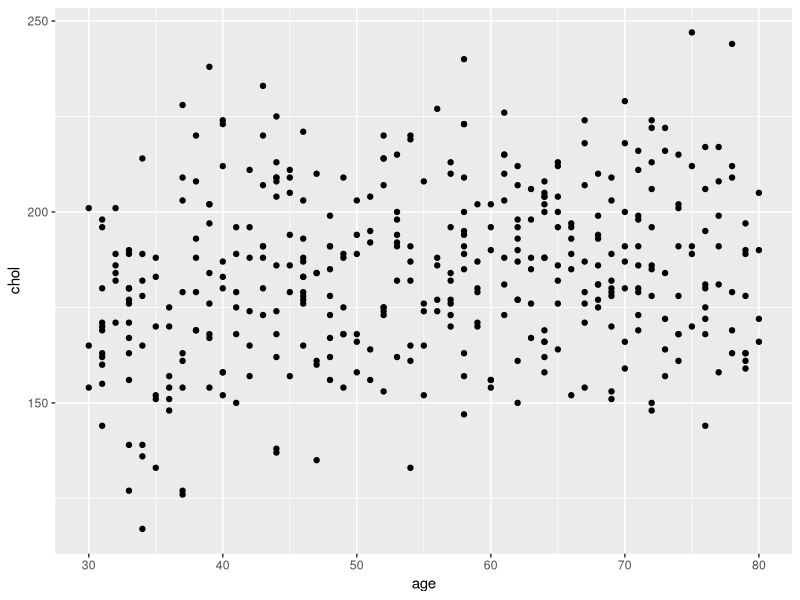
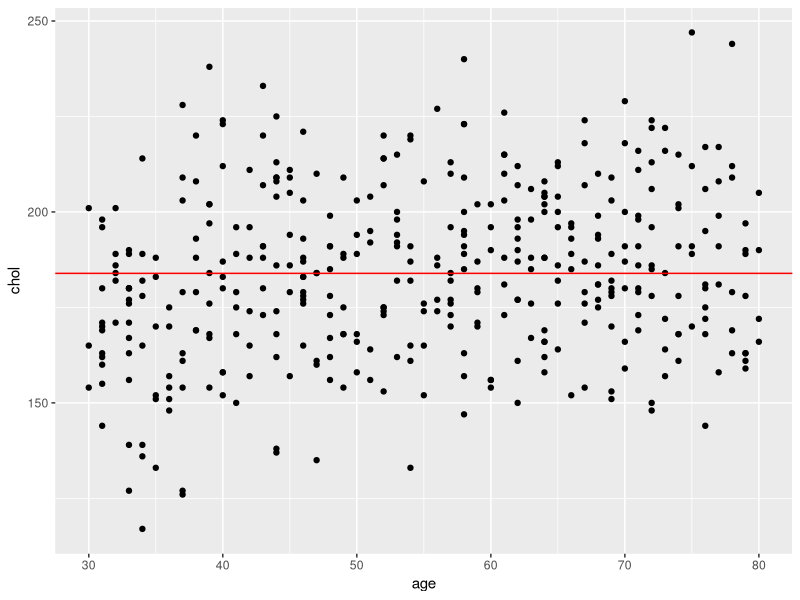
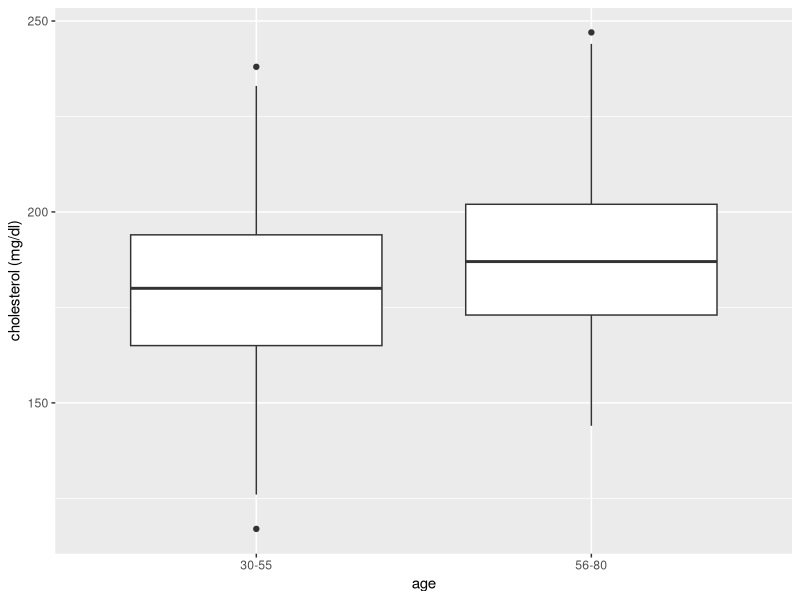
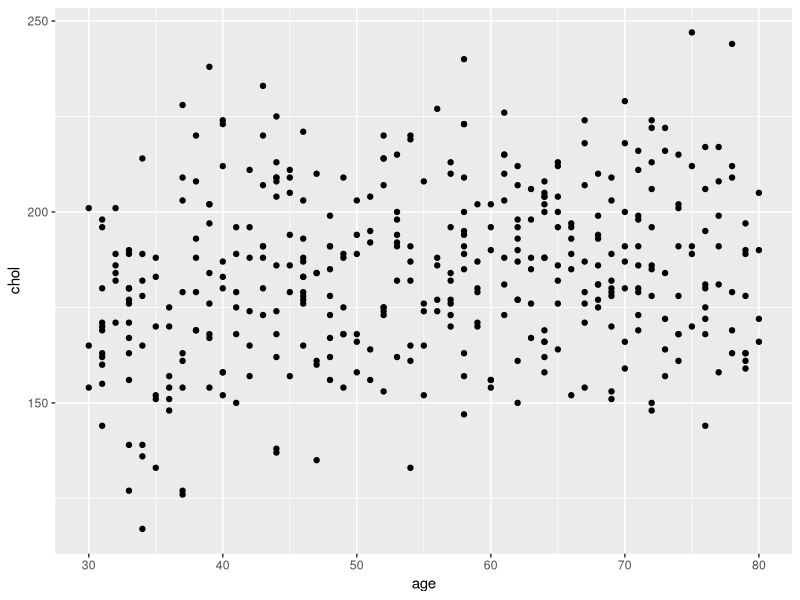
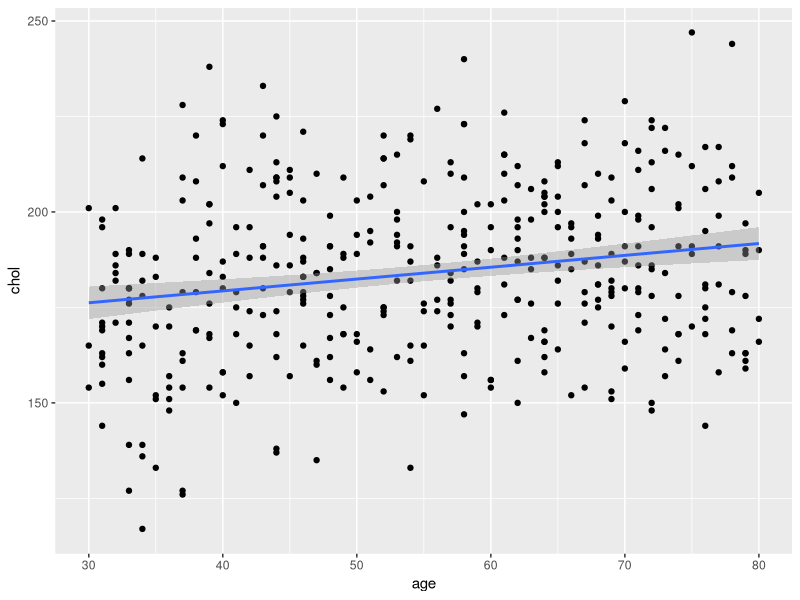
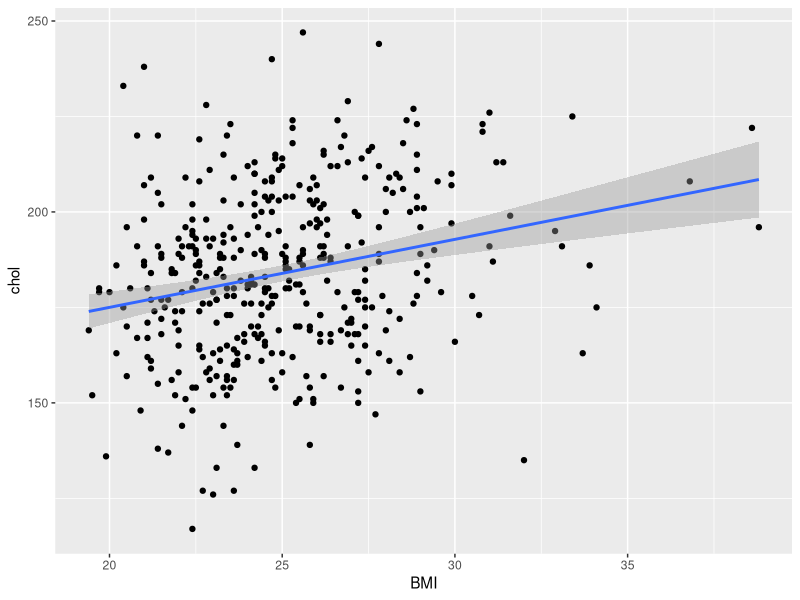
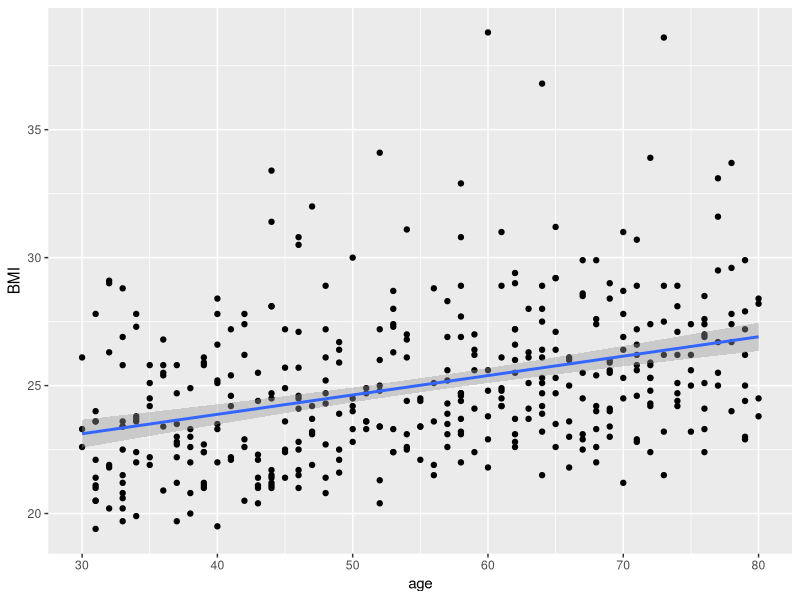
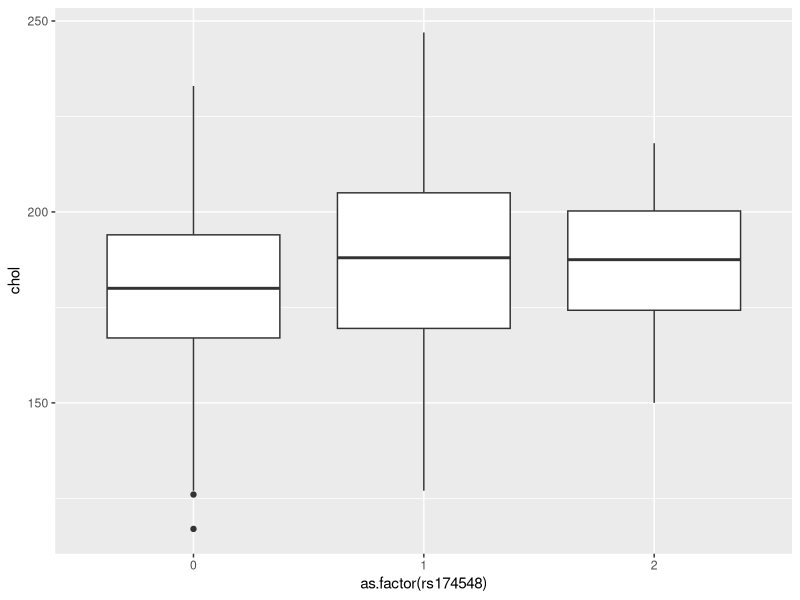

Write the R code that produced these figures, in order. (Note: this script raises an error after producing the figures.)
## ---- chunk 1
library(tidyverse)
library(limma)
library(gee)
library(multcomp)
library(broom)
library(knitr)
library(kableExtra)
## ---- chunk 2
cholesterol <- read.delim("data/SISG-Data-cholesterol.txt", sep = " ", header = TRUE)

str(cholesterol)
## ---- chunk 3
ggplot(cholesterol, aes(age, chol)) + 
  geom_point()
## ---- chunk 4

ggplot(cholesterol, aes(age, chol)) + 
  geom_point() + 
  geom_hline(yintercept = mean(cholesterol$chol), color = "red")
## ---- chunk 5
cholesterol <- cholesterol %>% mutate(age_group = ifelse(test = cholesterol$age > 55, yes = 1, no = 0))
str(cholesterol)
## ---- chunk 6
ggplot(cholesterol, aes(factor(age_group),chol)) + geom_boxplot() +
  scale_x_discrete(labels = c("30-55", "56-80")) +
  xlab("age") +
  ylab("cholesterol (mg/dl)")
  
## ---- chunk 7
#is equivalent to
t.test(formula = cholesterol$chol ~ cholesterol$age_group, var.equal = TRUE)
## ---- chunk 8
dat <- data.frame(model = c("simple linear regression", "multiple linear regression", "one-way analysis of variance (ANOVA)", "multi-way analysis of variance (ANOVA)", "analysis of covariance (ANCOVA)", "nonlinear least squares", "nonlinear analysis of covariance (ANCOVA)", "generalized linear models"), categorical = c("X", "X", "$\\checkmark$", "$\\checkmark$ $\\checkmark$", "$\\checkmark$", "X", "$\\checkmark$", "$\\checkmark$"), continuous = c("$\\checkmark$", "$\\checkmark$ $\\checkmark$", "X", "X", "$\\checkmark$", "$\\checkmark$", "$\\checkmark$", "$\\checkmark$"), linearity = c("$\\checkmark$","$\\checkmark$","$\\checkmark$","$\\checkmark$", "$\\checkmark$", "X", "X", "X*"), normality = c("$\\checkmark$", "$\\checkmark$", "$\\checkmark$", "$\\checkmark$", "$\\checkmark$", "$\\checkmark$", "$\\checkmark$", "X"), equal_variance = c("$\\checkmark$","$\\checkmark$","$\\checkmark$","$\\checkmark$", "$\\checkmark$", "$\\checkmark$", "$\\checkmark$", "X"))

kable(dat, "html") %>%
  kable_styling(bootstrap_options = c("striped", "hover"), full_width = FALSE, position = "left")

## ---- chunk 9
ggplot(cholesterol, aes(age, chol)) + 
  geom_point() 
## ---- chunk 10
ggplot(cholesterol, aes(age, chol)) +
  geom_point() +
  stat_smooth(method = "lm")
## ---- chunk 11
lm(chol ~ age, data = cholesterol)
## ---- chunk 12
fit <- lm(chol ~ age, data = cholesterol)

summary(fit)
## ---- chunk 13
confint(fit)
## ---- chunk 14
ggplot(cholesterol, aes(BMI, chol)) + 
  geom_point() + 
  stat_smooth(method = "lm")

## ---- chunk 15
ggplot(cholesterol, aes(age, BMI)) + 
  geom_point() + 
  stat_smooth(method = "lm")

## ---- chunk 16
mfit <- lm(chol ~ age + BMI, data = cholesterol)

summary(mfit)
## ---- chunk 17
anova(fit, mfit)
## ---- chunk 18
ifit <- lm(chol ~ age * BMI, data = cholesterol)

summary(ifit)

anova(fit, ifit)
anova(mfit, ifit)
## ---- chunk 19
ggplot(cholesterol, aes(as.factor(rs174548), chol)) + geom_boxplot()

## ---- chunk 20
dat3 <- data.frame(rs174548 = c("C/C", "C/G", "G/G"), x1 =c(0,1,0), x2 = c(0,0,1))

kable(dat3, "html") %>%
  kable_styling(full_width = FALSE, position = "center")
## ---- chunk 21
anfit1 <- lm(chol ~ as.factor(rs174548), data = cholesterol)

summary(anfit1)
## ---- chunk 22
anova(anfit1)
## ---- chunk 23
tfit <- lm(chol ~ -1 + as.factor(rs174548), data = cholesterol)

M = contrMat(table(cholesterol$rs174548), type = "Tukey")
M
## ---- chunk 24
mc = glht(tfit, linfct = M)

summary(mc, test = adjusted("none"))
## ---- chunk 25
summary(mc, test = adjusted("bonferroni"))
#other correction types
summary(mc, test = adjusted("BH"))
summary(mc, test = adjusted("fdr"))
## ---- chunk 26
twofit <-lm(chol ~ as.factor(sex) + as.factor(rs174548), data = cholesterol) 

summary(twofit)
## ---- chunk 27
genfit <- lm(chol ~ as.factor(sex), data = cholesterol)

anova(genfit, twofit)
## ---- chunk 28
intfit2 <- lm(chol ~ as.factor(sex) * as.factor(rs174548), data = cholesterol)

summary(intfit2)
## ---- chunk 29
anova(twofit,intfit2)
## ---- chunk 30
ggplot(cholesterol, aes(as.factor(sex), chol)) + geom_boxplot() 
## ---- chunk 31
mfit2 <- lm(chol ~ age + sex, data = cholesterol)

summary(mfit2)
## ---- chunk 32
intfit <- lm(chol ~ age * sex, data = cholesterol)

summary(intfit)
## ---- chunk 33
anova(mfit2, intfit)
## ---- chunk 34
anova(fit, mfit2)
## ---- chunk 35
ggplot(cholesterol, aes(age, chol, color = factor(sex))) + geom_point() + stat_smooth(method = "lm")
## ---- chunk 36
#challenge question plot
ggplot(cholesterol, aes(age, chol, color = as.factor(rs174548))) + geom_point() + stat_smooth(method = "lm")

#model without interaction
ancfit <- lm(chol ~ as.factor(rs174548) + age, data = cholesterol)
summary(ancfit)

#model with interaction
intfit3 <- lm(chol ~ as.factor(rs174548) * age, data = cholesterol)
summary(intfit3)

#compare models
anova(ancfit, intfit3)
## ---- chunk 37
dat2 <- data.frame(model = c("simple linear regression", "multiple linear regression", "one-way analysis of variance (ANOVA)", "multi-way analysis of variance (ANOVA)", "analysis of covariance (ANCOVA)"), categorical = c("X", "X", "$\\checkmark$", "$\\checkmark$ $\\checkmark$", "$\\checkmark$"), continuous = c("$\\checkmark$", "$\\checkmark$ $\\checkmark$", "X", "X", "$\\checkmark$"),R_code = c("lm(chol ~ age)", "lm(chol ~ age + BMI), lm(chol ~ age*BMI)", "lm(chol ~ factor(rs174548))", "lm(chol ~ factor(sex) + factor(rs174548)), lm(chol ~ factor(sex)*factor(rs174548))", "lm(chol ~ factor(sex) + age), lm(chol ~ factor(sex)*age) "))


kable(dat2, "html") %>%
  kable_styling(bootstrap_options = c("striped", "hover"), full_width = FALSE, position = "left")

## ---- chunk 38
dat2 <- data.frame(model = c("simple linear regression", "multiple linear regression", "one-way analysis of variance (ANOVA)", "multi-way analysis of variance (ANOVA)", "analysis of covariance (ANCOVA)"), R_code = c("lm(y ~ x)", "lm(y ~ x + I(x^2)), lm(y ~ x~1~ + x~2~), lm(y ~ x~1~*x~2~)", "lm(y ~ f)", "lm(y ~ f~1~ + f~2~), lm(y ~ f~1~*f~2~)", "lm(y ~ f + x), lm(y ~ f*x)"))


kable(dat2, "html") %>%
  kable_styling(bootstrap_options = c("striped", "hover"), full_width = FALSE, position = "left")

## ---- chunk 39
predict.lm(fit, newdata = data.frame(age=47))
## ---- chunk 40
predict.lm(fit, newdata = data.frame(age=47), interval = "confidence")
## ---- chunk 41
predict.lm(fit, newdata = data.frame(age=47), interval = "prediction")
## ---- chunk 42
predict(mfit, newdata = data.frame(BMI = c(21,26,30), age = 60), interval = "prediction", se.fit = TRUE)
## ---- chunk 43
str(fit)
## ---- chunk 44
ggplot(cholesterol, aes(x=age, y=fit[['residuals']])) + 
  geom_point() + 
  geom_hline(yintercept=0, color="black")

## ---- chunk 45
datfit <- augment(fit)
str(datfit)
## ---- chunk 46
ggplot(datfit, aes(.fitted, .resid)) + 
  geom_point()  + 
  geom_hline(yintercept=0, color="black")

## ---- chunk 47
anfit1 <- augment(anfit1)

ggplot(anfit1, aes(.fitted, .resid, color = as.factor.rs174548.)) + 
  geom_point()  + 
  geom_hline(yintercept=0, color="black")
## ---- chunk 48
bartlett.test(chol ~ factor(rs174548), data = cholesterol)
## ---- chunk 49
qqnorm(datfit$.resid)
## ---- chunk 50
ggplot(cholesterol, aes(age, TG)) + 
  geom_point() + 
  stat_smooth(method = "lm")
## ---- chunk 51
fitTG <- lm(TG ~ age, data = cholesterol)

datfitTG <- augment(fitTG)
## ---- chunk 52
ggplot(datfitTG, aes(.fitted, .resid)) +
  geom_point()  +
  geom_hline(yintercept=0, color="black")

## ---- chunk 53
qqnorm(datfitTG$.resid) 
## ---- chunk 54
logfit <- lm(log(TG) ~ age, data = cholesterol)

logdat <- augment(logfit)
summary(logfit)
## ---- chunk 55
ggplot(logdat, aes(.fitted, .resid)) + geom_point()  + geom_hline(yintercept=0, color="black")
## ---- chunk 56
geefit <- gee(TG ~ age, data = cholesterol, id = seq(1, length(age)))

summary(geefit)
